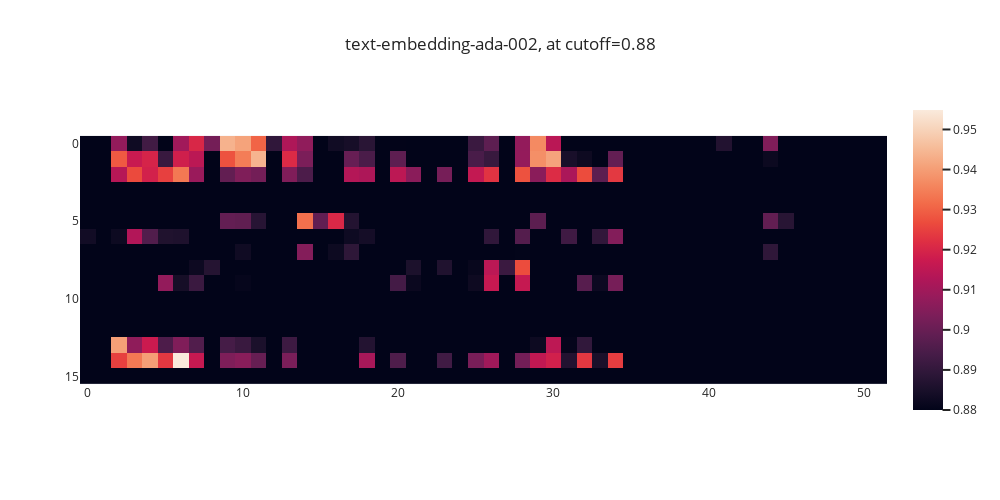

This figure's notebook cell:
### Code cell
cutoff = 0.88
fig = px.imshow(
    torch.clamp(similarity_matrix, cutoff, 1),
    title = f"{embedder.model}, at cutoff={cutoff}",
    template='seaborn'
)
fig.update_layout(
    height=500,
    width=1000,
)
fig.show()

### Figure 1 — Plotly figure (JSON) as saved in the notebook; plotly's stock layout.template omitted (floating-point values rounded to 4 significant figures; data arrays with more than 128 entries replaced by an {"elided": "..."} marker saying what was removed)
{"data": [{"coloraxis": "coloraxis", "hovertemplate": "x: %{x}<br>y: %{y}<br>color: %{z}<extra></extra>", "name": "0", "type": "heatmap", "xaxis": "x", "yaxis": "y", "z": {"elided": "16x52 float values"}}], "layout": {"coloraxis": {"colorscale": [[0, "rgb(2,4,25)"], [0.0625, "rgb(24,15,41)"], [0.125, "rgb(47,23,57)"], [0.1875, "rgb(71,28,72)"], [0.25, "rgb(97,30,82)"], [0.3125, "rgb(123,30,89)"], [0.375, "rgb(150,27,91)"], [0.4375, "rgb(177,22,88)"], [0.5, "rgb(203,26,79)"], [0.5625, "rgb(223,47,67)"], [0.625, "rgb(236,76,61)"], [0.6875, "rgb(242,107,73)"], [0.75, "rgb(244,135,95)"], [0.8125, "rgb(245,162,122)"], [0.875, "rgb(246,188,153)"], [0.9375, "rgb(247,212,187)"], [1, "rgb(250,234,220)"]]}, "height": 500, "title": {"text": "text-embedding-ada-002, at cutoff=0.88"}, "width": 1000, "xaxis": {"anchor": "y", "constrain": "domain", "domain": [0, 1], "scaleanchor": "y"}, "yaxis": {"anchor": "x", "autorange": "reversed", "constrain": "domain", "domain": [0, 1]}}}
